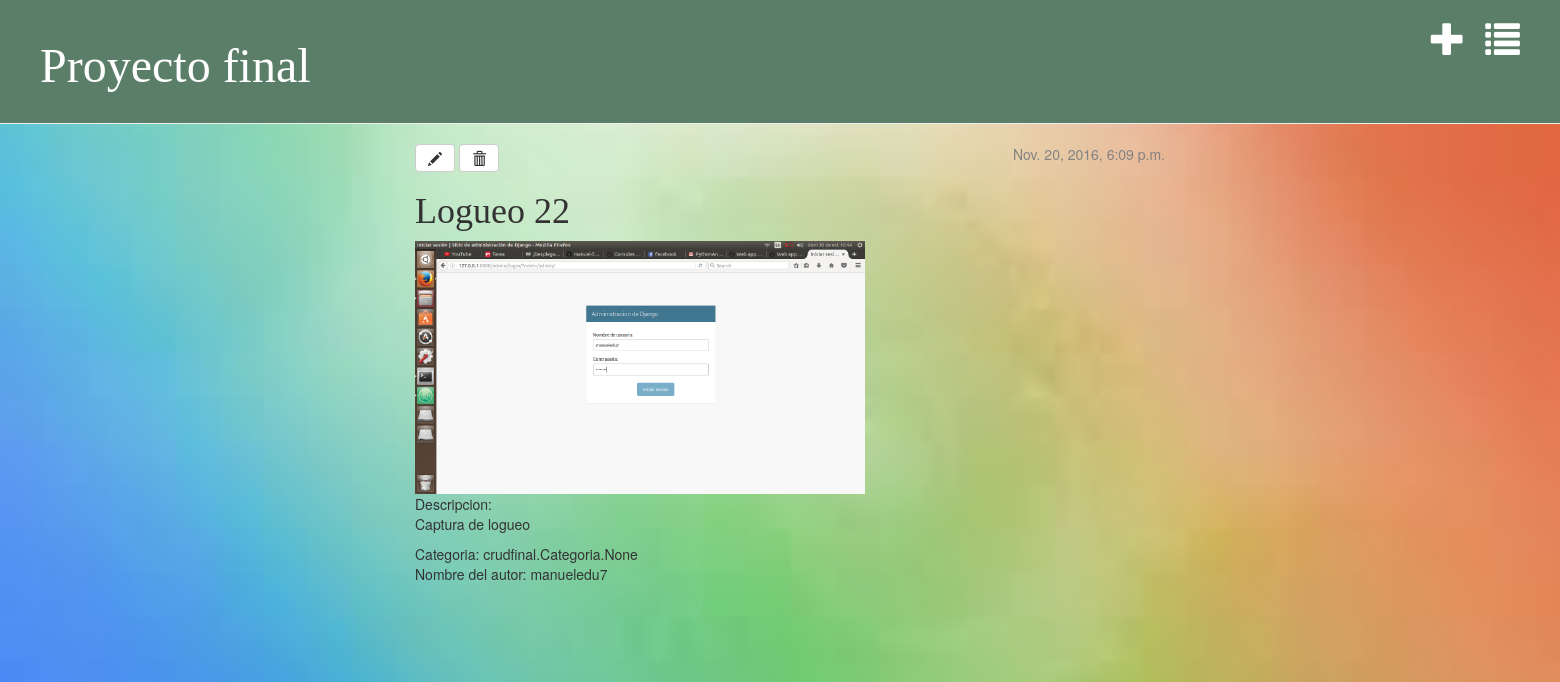
The app's page /home/detalles/7/ with its own data.
### crudfinal/models.py (models this page shows, shortened)
class Foto(models.Model):
    Autor_Foto = models.ForeignKey('auth.User')
    Nombre_Foto = models.CharField(max_length=50,default='Sin nombre')
    Descripcion_Foto = models.CharField(max_length=200,blank=True)
    Fecha_Foto = models.DateTimeField(default=timezone.now)
    Archivo_Foto = models.ImageField(upload_to='media/Fotos/')
    categoria = models.ManyToManyField(Categoria,blank=True)

### crudfinal/views.py (the view)
# urls.py: url(r'^home/detalles/(?P<pk>[0-9]+)/$', views.post_detail),
def post_detail(request, pk):
    post = get_object_or_404(Foto, pk=pk)
    return render(request, 'crudfinal/post_detail.html', {'post': post})

### crudfinal/templates/crudfinal/post_detail.html (shortened to what this page needs)
{% extends 'crudfinal/base.html' %}
{% block content %}
        <div class="post">
            {% if post.Fecha_Foto %}
                <div class="date">
                    {{ post.Fecha_Foto }}
                </div>
            {% endif %}
            <a class="btn btn-default" href="{% url 'post_edit' pk=post.pk %}"><span class="glyphicon glyphicon-pencil"></span></a>
            <a class="btn btn-default" href="{% url 'post_delete' pk=post.pk %}"><span class="glyphicon glyphicon-trash"></span></a>
            <h1>{{ post.Nombre_Foto }}</h1>
            <img src="/media/{{ post.Archivo_Foto }}" width="450px" heigth="450px"/>
            <p>Descripcion: <br>{{ post.Descripcion_Foto|linebreaksbr }}</p>
          Categoria: {{ post.categoria }}
          <br>
          Nombre del autor: {{ post.Autor_Foto}}
          <br>
        </div>
{% endblock %}

### crudfinal/static/css/estilo.css (style rules this page uses)
body { -webkit-background-size: cover; -moz-background-size: cover; -o-background-size:cover; background-size: cover; }
h1, h2, h3, h4 { font-family: 'Lobster', cursive; }
.date { float: right; color: #828282; }
.post { margin-bottom: 70px; }

### records on screen
Foto: Fecha_Foto "Nov. 20, 2016, 6:09 p.m.", Nombre_Foto "Logueo 22", Archivo_Foto (picture), Descripcion_Foto "Captura de logueo", categoria "crudfinal.Categoria.None", Autor_Foto "manueledu7"
